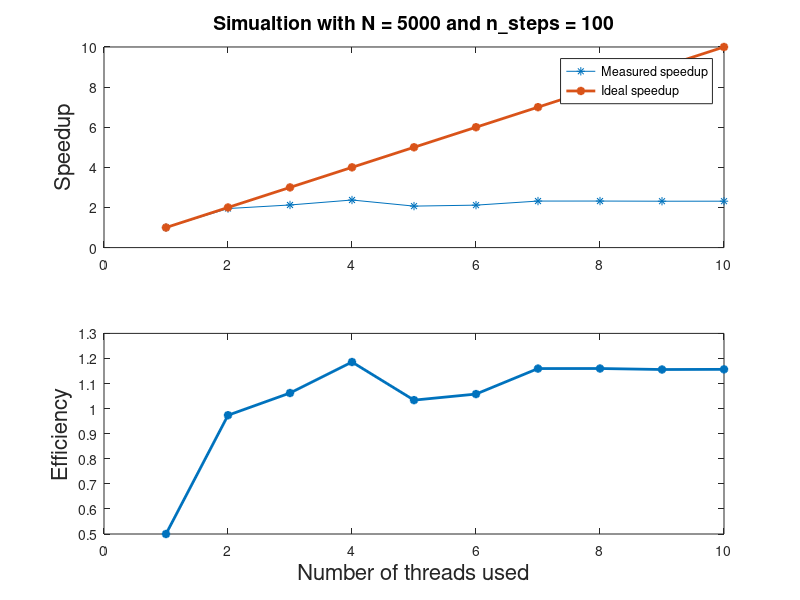
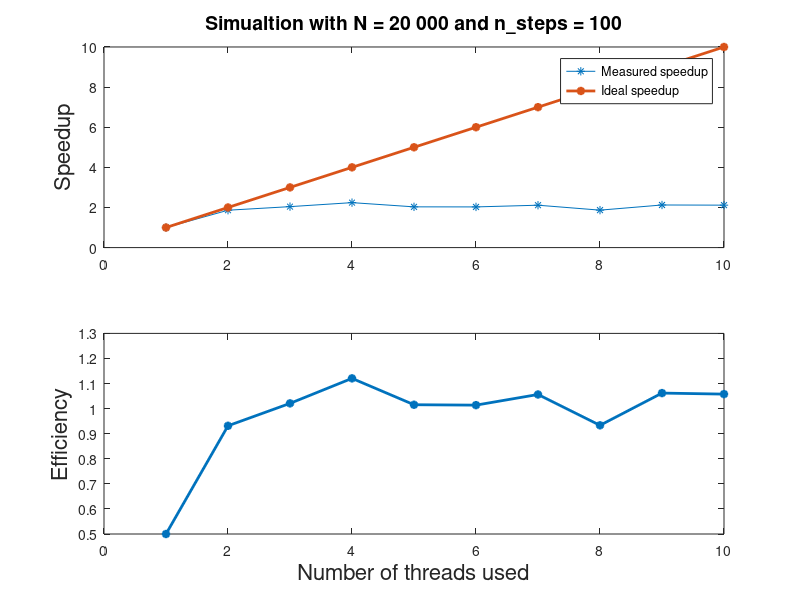
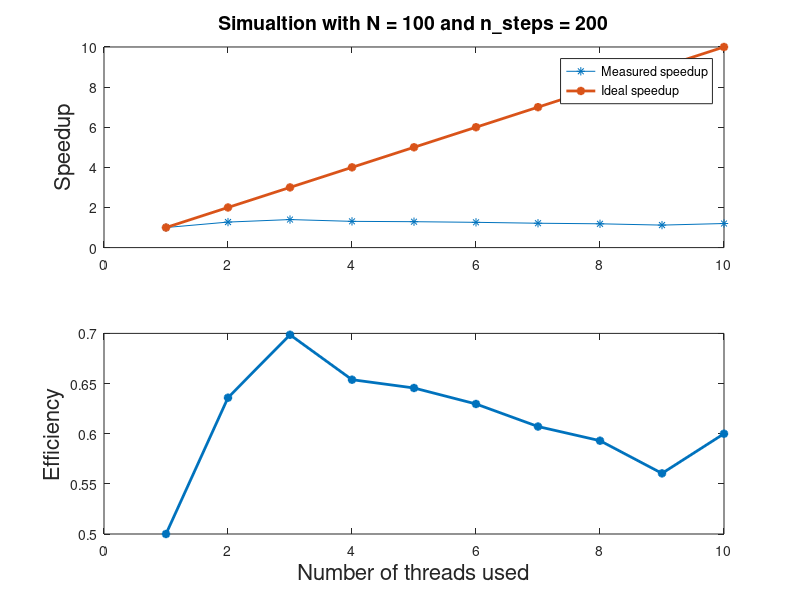
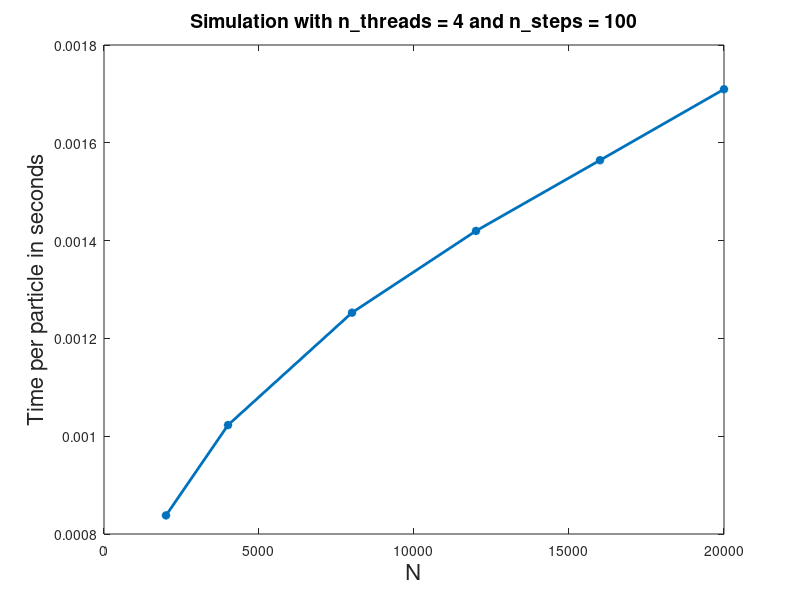

Recreate these plots in MATLAB, in order.
close all; clear all;
n_cores = 2;        
n_threads = [1 2 3 4 5 6 7 8 9 10];

%% 5000 particles over 100 time steps
t_serial = 12.764;
t_parallell = [12.764 6.555 6.008 5.382 6.173 6.032 5.503 5.502 5.521 5.518];

ideal_speedup = n_threads;
speedup = t_serial./t_parallell;
efficiency = speedup./n_cores;

figure;
subplot(2,1,1);
plot(n_threads,speedup, '*-',n_threads,n_threads,'*-','LineWidth',2);
title('Simualtion with N = 5000 and n\_steps = 100','FontSize',14);
ylabel('Speedup','FontSize',16);
legend('Measured speedup','Ideal speedup')

subplot(2,1,2);
plot(n_threads,efficiency,'*-','LineWidth',2);
ylabel('Efficiency','FontSize',16);
xlabel('Number of threads used','FontSize',16);

%% 20 000 particles over 100 time steps
t_serial = 76.63;
t_parallell = [76.63 41.13 37.53 34.19 37.73 37.79 36.27 41.05 36.08 36.22];

speedup = t_serial./t_parallell;
efficiency = speedup./n_cores;

figure;
subplot(2,1,1);
plot(n_threads,speedup, '*-',n_threads,n_threads,'*-','LineWidth',2);
title('Simualtion with N = 20 000 and n\_steps = 100','FontSize',14);
ylabel('Speedup','FontSize',16);
legend('Measured speedup','Ideal speedup')

subplot(2,1,2);
plot(n_threads,efficiency,'*-','LineWidth',2);
ylabel('Efficiency','FontSize',16);
xlabel('Number of threads used','FontSize',16);

%% 100 particles over 200 time steps
t_serial = 0.102;
t_parallell = [0.102 0.0802 0.073 0.078 0.079 0.081 0.084 0.086 0.091 0.085];

speedup = t_serial./t_parallell;
efficiency = speedup./n_cores;

figure;
subplot(2,1,1);
plot(n_threads,speedup, '*-',n_threads,n_threads,'*-','LineWidth',2);
title('Simualtion with N = 100 and n\_steps = 200','FontSize',14);
ylabel('Speedup','FontSize',16);
legend('Measured speedup','Ideal speedup')

subplot(2,1,2);
plot(n_threads,efficiency,'*-','LineWidth',2);
ylabel('Efficiency','FontSize',16);
xlabel('Number of threads used','FontSize',16);

%% 100 time steps

N = [2000 4000 8000 12000 16000 20000];
t = [1.676 4.091 10.021 17.038 25.030 34.190];

figure;
plot(N,t./N,'*-','LineWidth',2);
title('Simulation with n\_threads = 4 and n\_steps = 100','FontSize',14)
xlabel('N','FontSize',16);
ylabel('Time per particle in seconds','FontSize',16);